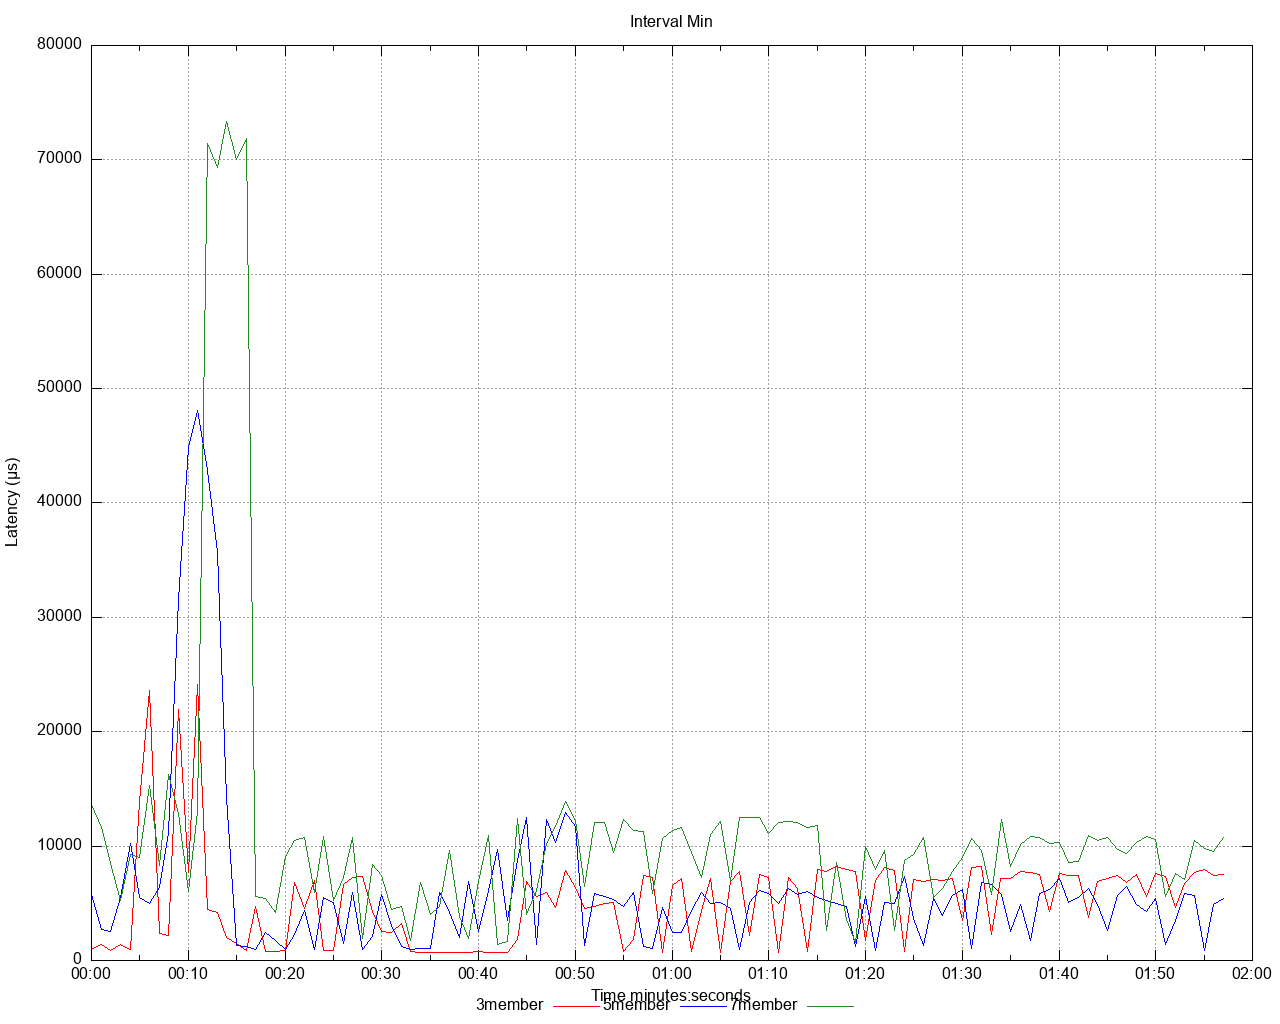

The script that saved this image:
set title 'Interval Min' noenhanced
set style data lines
set datafile separator ","
set terminal png size 1280,1024
set grid
set key below
set xdata time
set timefmt "%s"
offset = 0
t0(x)=(offset=($0==0) ? x : offset, x - offset)
set xlabel 'Time minutes:seconds'
set ylabel 'Latency (μs)'
set output '/Users/gbarnett/git/hazelcast-simulator/atomicreference/3and5and7/latency/latency_interval_min_write.png'
plot \
   '/Users/gbarnett/git/hazelcast-simulator/atomicreference/3and5and7/data/latency_interval_min_write_1.data' using (t0(timecolumn(1))):2 title "3member" noenhanced lt rgb "red", \
   '/Users/gbarnett/git/hazelcast-simulator/atomicreference/3and5and7/data/latency_interval_min_write_2.data' using (t0(timecolumn(1))):2 title "5member" noenhanced lt rgb "blue", \
   '/Users/gbarnett/git/hazelcast-simulator/atomicreference/3and5and7/data/latency_interval_min_write_3.data' using (t0(timecolumn(1))):2 title "7member" noenhanced lt rgb "forest-green", \
